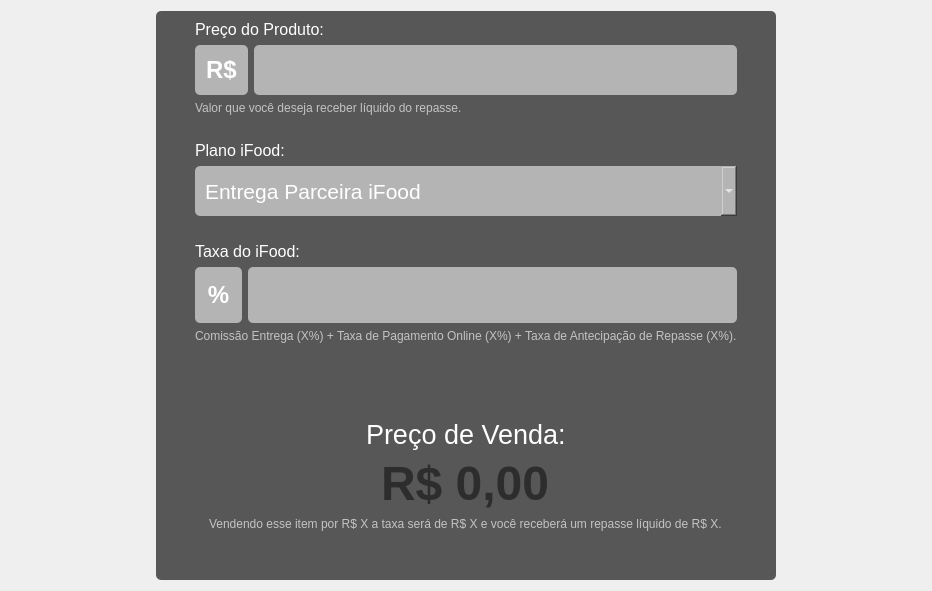
            <widget class="QWidget" name="pg_precifica">
             <layout class="QHBoxLayout" name="horizontalLayout">
              <item>
               <spacer name="horizontalSpacer">
                <property name="orientation">
                 <enum>Qt::Horizontal</enum>
                </property>
                <property name="sizeType">
                 <enum>QSizePolicy::Fixed</enum>
                </property>
                <property name="sizeHint" stdset="0">
                 <size>
                  <width>145</width>
                  <height>20</height>
                 </size>
                </property>
               </spacer>
              </item>
              <item>
               <widget class="QFrame" name="frame_4">
                <property name="styleSheet">
                 <string notr="true">
background: #575757;
border-radius: 5px</string>
                </property>
                <property name="frameShape">
                 <enum>QFrame::StyledPanel</enum>
                </property>
                <property name="frameShadow">
                 <enum>QFrame::Raised</enum>
                </property>
                <layout class="QGridLayout" name="gridLayout_6">
                 <item row="0" column="1" colspan="3">
                  <widget class="QLabel" name="label_2">
                   <property name="font">
                    <font>
                     <pointsize>12</pointsize>
                    </font>
                   </property>
                   <property name="styleSheet">
                    <string notr="true">background-color: #575757;
color: #ffffff</string>
                   </property>
                   <property name="text">
                    <string>Preço do Produto:</string>
                   </property>
                  </widget>
                 </item>
                 <item row="11" column="1" colspan="3" alignment="Qt::AlignHCenter">
                  <widget class="QLabel" name="label_12">
                   <property name="font">
                    <font>
                     <pointsize>20</pointsize>
                    </font>
                   </property>
                   <property name="styleSheet">
                    <string notr="true">background-color: #575757;
color: #ffffff</string>
                   </property>
                   <property name="text">
                    <string>Preço de Venda:</string>
                   </property>
                  </widget>
                 </item>
                 <item row="8" column="4">
                  <spacer name="horizontalSpacer_4">
                   <property name="orientation">
                    <enum>Qt::Horizontal</enum>
                   </property>
                   <property name="sizeType">
                    <enum>QSizePolicy::Fixed</enum>
                   </property>
                   <property name="sizeHint" stdset="0">
                    <size>
                     <width>30</width>
                     <height>20</height>
                    </size>
                   </property>
                  </spacer>
                 </item>
                 <item row="12" column="1" colspan="3" alignment="Qt::AlignHCenter">
                  <widget class="QLabel" name="label_precif_preco_venda">
                   <property name="font">
                    <font>
                     <pointsize>26</pointsize>
                     <weight>75</weight>
                     <bold>true</bold>
                    </font>
                   </property>
                   <property name="styleSheet">
                    <string notr="true">background-color: #575757;
color: #ffffff</string>
                   </property>
                   <property name="text">
                    <string>&lt;html&gt;&lt;head/&gt;&lt;body&gt;&lt;p&gt;&lt;span style=&quot; font-size:36pt; color:#2d2d2d;&quot;&gt;R$ 0,00&lt;/span&gt;&lt;/p&gt;&lt;/body&gt;&lt;/html&gt;</string>
                   </property>
                  </widget>
                 </item>
                 <item row="13" column="1" colspan="3" alignment="Qt::AlignHCenter">
                  <widget class="QLabel" name="label_precif_preco_info">
                   <property name="font">
                    <font>
                     <pointsize>9</pointsize>
                    </font>
                   </property>
                   <property name="styleSheet">
                    <string notr="true">color: #c3c3c3;</string>
                   </property>
                   <property name="text">
                    <string>Vendendo esse item por R$ X a taxa será de R$ X e você receberá um repasse líquido de R$ X.</string>
                   </property>
                   <property name="textFormat">
                    <enum>Qt::PlainText</enum>
                   </property>
                  </widget>
                 </item>
                 <item row="2" column="1" colspan="3">
                  <widget class="QLabel" name="label_9">
                   <property name="minimumSize">
                    <size>
                     <width>0</width>
                     <height>0</height>
                    </size>
                   </property>
                   <property name="maximumSize">
                    <size>
                     <width>16777215</width>
                     <height>15</height>
                    </size>
                   </property>
                   <property name="font">
                    <font>
                     <pointsize>9</pointsize>
                    </font>
                   </property>
                   <property name="styleSheet">
                    <string notr="true">background-color: #575757;
color: #ffffff</string>
                   </property>
                   <property name="text">
                    <string>&lt;html&gt;&lt;head/&gt;&lt;body&gt;&lt;p&gt;&lt;span style=&quot; color:#c3c3c3;&quot;&gt;Valor que você deseja receber líquido do repasse.&lt;/span&gt;&lt;/p&gt;&lt;/body&gt;&lt;/html&gt;</string>
                   </property>
                  </widget>
                 </item>
                 <item row="6" column="1">
                  <spacer name="verticalSpacer_6">
                   <property name="orientation">
                    <enum>Qt::Vertical</enum>
                   </property>
                   <property name="sizeType">
                    <enum>QSizePolicy::Fixed</enum>
                   </property>
                   <property name="sizeHint" stdset="0">
                    <size>
                     <width>20</width>
                     <height>20</height>
                    </size>
                   </property>
                  </spacer>
                 </item>
                 <item row="1" column="3">
                  <widget class="QLineEdit" name="lineEdit_precf_preco">
                   <property name="minimumSize">
                    <size>
                     <width>0</width>
                     <height>50</height>
                    </size>
                   </property>
                   <property name="font">
                    <font>
                     <pointsize>18</pointsize>
                     <weight>50</weight>
                     <italic>false</italic>
                     <bold>false</bold>
                     <underline>false</underline>
                     <strikeout>false</strikeout>
                     <kerning>true</kerning>
                    </font>
                   </property>
                   <property name="cursor">
                    <cursorShape>IBeamCursor</cursorShape>
                   </property>
                   <property name="styleSheet">
                    <string notr="true">background-color: rgb(180, 180, 180);
color:#ffffff;
padding-left: 10px</string>
                   </property>
                   <property name="text">
                    <string/>
                   </property>
                  </widget>
                 </item>
                 <item row="9" column="1" colspan="3">
                  <widget class="QLabel" name="label_precif_taxa_info">
                   <property name="maximumSize">
                    <size>
                     <width>16777215</width>
                     <height>15</height>
                    </size>
                   </property>
                   <property name="font">
                    <font>
                     <pointsize>9</pointsize>
                    </font>
                   </property>
                   <property name="styleSheet">
                    <string notr="true">color: #c3c3c3;</string>
                   </property>
                   <property name="text">
                    <string>Comissão Entrega (X%) + Taxa de Pagamento Online (X%) + Taxa de Antecipação de Repasse (X%).</string>
                   </property>
                   <property name="textFormat">
                    <enum>Qt::PlainText</enum>
                   </property>
                  </widget>
                 </item>
                 <item row="10" column="1">
                  <spacer name="verticalSpacer_7">
                   <property name="orientation">
                    <enum>Qt::Vertical</enum>
                   </property>
                   <property name="sizeType">
                    <enum>QSizePolicy::Fixed</enum>
                   </property>
                   <property name="sizeHint" stdset="0">
                    <size>
                     <width>20</width>
                     <height>70</height>
                    </size>
                   </property>
                  </spacer>
                 </item>
                 <item row="5" column="1" colspan="3">
                  <widget class="QComboBox" name="comboBox_precif">
                   <property name="minimumSize">
                    <size>
                     <width>0</width>
                     <height>50</height>
                    </size>
                   </property>
                   <property name="font">
                    <font>
                     <pointsize>16</pointsize>
                    </font>
                   </property>
                   <property name="cursor">
                    <cursorShape>PointingHandCursor</cursorShape>
                   </property>
                   <property name="styleSheet">
                    <string notr="true">background-color: rgb(180, 180, 180);
color:#ffffff;
padding-left: 10px;
selection-background-color: #737373
</string>
                   </property>
                   <item>
                    <property name="text">
                     <string>Entrega Parceira iFood</string>
                    </property>
                   </item>
                   <item>
                    <property name="text">
                     <string>Entrega Própria</string>
                    </property>
                   </item>
                  </widget>
                 </item>
                 <item row="3" column="1">
                  <spacer name="verticalSpacer_5">
                   <property name="orientation">
                    <enum>Qt::Vertical</enum>
                   </property>
                   <property name="sizeType">
                    <enum>QSizePolicy::Fixed</enum>
                   </property>
                   <property name="sizeHint" stdset="0">
                    <size>
                     <width>20</width>
                     <height>20</height>
                    </size>
                   </property>
                  </spacer>
                 </item>
                 <item row="4" column="1" colspan="3">
                  <widget class="QLabel" name="label_15">
                   <property name="font">
                    <font>
                     <pointsize>12</pointsize>
                    </font>
                   </property>
                   <property name="styleSheet">
                    <string notr="true">background-color: #575757;
color: #ffffff</string>
                   </property>
                   <property name="text">
                    <string>Plano iFood:</string>
                   </property>
                  </widget>
                 </item>
                 <item row="7" column="1" colspan="3">
                  <widget class="QLabel" name="label_10">
                   <property name="font">
                    <font>
                     <pointsize>12</pointsize>
                    </font>
                   </property>
                   <property name="styleSheet">
                    <string notr="true">background-color: #575757;
color: #ffffff</string>
                   </property>
                   <property name="text">
                    <string>Taxa do iFood:</string>
                   </property>
                  </widget>
                 </item>
                 <item row="8" column="1">
                  <widget class="QLabel" name="label_16">
                   <property name="minimumSize">
                    <size>
                     <width>47</width>
                     <height>0</height>
                    </size>
                   </property>
                   <property name="styleSheet">
                    <string notr="true">background-color: rgb(180, 180, 180);
color:#ffffff;</string>
                   </property>
                   <property name="text">
                    <string>&lt;html&gt;&lt;head/&gt;&lt;body&gt;&lt;p align=&quot;center&quot;&gt;&lt;span style=&quot; font-size:18pt; font-weight:600;&quot;&gt;%&lt;/span&gt;&lt;/p&gt;&lt;/body&gt;&lt;/html&gt;</string>
                   </property>
                  </widget>
                 </item>
                 <item row="1" column="1" colspan="2">
                  <widget class="QLabel" name="label_17">
                   <property name="styleSheet">
                    <string notr="true">background-color: rgb(180, 180, 180);
color:#ffffff;</string>
                   </property>
                   <property name="text">
                    <string>&lt;html&gt;&lt;head/&gt;&lt;body&gt;&lt;p align=&quot;center&quot;&gt;&lt;span style=&quot; font-size:18pt; font-weight:600;&quot;&gt;R$&lt;/span&gt;&lt;/p&gt;&lt;/body&gt;&lt;/html&gt;</string>
                   </property>
                  </widget>
                 </item>
                 <item row="14" column="1">
                  <spacer name="verticalSpacer_8">
                   <property name="orientation">
                    <enum>Qt::Vertical</enum>
                   </property>
                   <property name="sizeType">
                    <enum>QSizePolicy::Fixed</enum>
                   </property>
                   <property name="sizeHint" stdset="0">
                    <size>
                     <width>20</width>
                     <height>40</height>
                    </size>
                   </property>
                  </spacer>
                 </item>
                 <item row="8" column="0">
                  <spacer name="horizontalSpacer_5">
                   <property name="orientation">
                    <enum>Qt::Horizontal</enum>
                   </property>
                   <property name="sizeType">
                    <enum>QSizePolicy::Fixed</enum>
                   </property>
                   <property name="sizeHint" stdset="0">
                    <size>
                     <width>30</width>
                     <height>20</height>
                    </size>
                   </property>
                  </spacer>
                 </item>
                 <item row="8" column="2" colspan="2">
                  <widget class="QLabel" name="label_precif_taxa">
                   <property name="minimumSize">
                    <size>
                     <width>0</width>
                     <height>50</height>
                    </size>
                   </property>
                   <property name="font">
                    <font>
                     <pointsize>18</pointsize>
                    </font>
                   </property>
                   <property name="styleSheet">
                    <string notr="true">background-color: rgb(180, 180, 180);
color:#ffffff;
padding-left: 10px</string>
                   </property>
                   <property name="text">
                    <string>&lt;html&gt;&lt;head/&gt;&lt;body&gt;&lt;p&gt;&lt;br/&gt;&lt;/p&gt;&lt;/body&gt;&lt;/html&gt;</string>
                   </property>
                  </widget>
                 </item>
                </layout>
               </widget>
              </item>
              <item>
               <spacer name="horizontalSpacer_2">
                <property name="orientation">
                 <enum>Qt::Horizontal</enum>
                </property>
                <property name="sizeType">
                 <enum>QSizePolicy::Fixed</enum>
                </property>
                <property name="sizeHint" stdset="0">
                 <size>
                  <width>145</width>
                  <height>20</height>
                 </size>
                </property>
               </spacer>
              </item>
             </layout>
            </widget>
